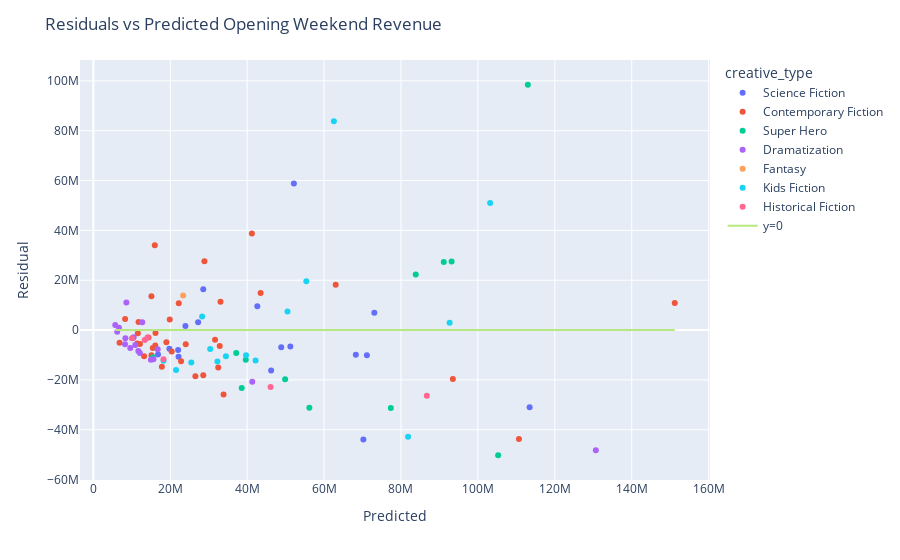

Notebook source saved alongside this figure:
### Code cell
# plot residuals
results_df["residual"] = results_df["actual"] - results_df["predicted"]

fig2 = px.scatter(results_df, x="predicted", y="residual", hover_name="title", color="creative_type")
fig2.add_trace(go.Scatter(x=results_df["predicted"], y=[0] * len(results_df), mode="lines", name="y=0"))
fig2.update_layout(title="Residuals vs Predicted Opening Weekend Revenue", xaxis_title="Predicted", yaxis_title="Residual")

### Figure 1 — Plotly figure (JSON) as saved in the notebook; plotly's stock layout.template omitted (floating-point values rounded to 4 significant figures)
{"data": [{"hovertemplate": "<b>%{hovertext}</b><br><br>creative_type=Science Fiction<br>predicted=%{x}<br>residual=%{y}<extra></extra>", "hovertext": ["M3GAN", "65", "Transformers: Rise of the Beasts", "Meg 2: The Trench", "The Creator", "The Hunger Games: The Ballad of Songbirds & Snakes", "Godzilla Minus One (ゴジラ最新作)", "Dune: Part Two", "Ghostbusters: Frozen Empire", "Godzilla x Kong: The New Empire", "Civil War", "Kingdom of the Planet of the Apes", "Furiosa: A Mad Max Saga", "The Watchers", "A Quiet Place: Day One", "Alien: Romulus", "Beetlejuice Beetlejuice"], "legendgroup": "Science Fiction", "marker": {"color": "#636efa", "symbol": "circle"}, "mode": "markers", "name": "Science Fiction", "orientation": "v", "showlegend": true, "type": "scatter", "x": [27250000.0, 19770000.0, 71130000.0, 46230000.0, 22050000.0, 51230000.0, 22160000.0, 113500000.0, 28580000.0, 73070000.0, 23950000.0, 68260000.0, 70220000.0, 16820000.0, 42640000.0, 48860000.0, 52150000.0], "xaxis": "x", "y": [3185000.0, -7443000.0, -10090000.0, -16230000.0, -7974000.0, -6622000.0, -10740000.0, -30950000.0, 16420000.0, 6936000.0, 1591000.0, -9855000.0, -43890000.0, -9819000.0, 9558000.0, -6858000.0, 58850000.0], "yaxis": "y"}, {"hovertemplate": "<b>%{hovertext}</b><br><br>creative_type=Contemporary Fiction<br>predicted=%{x}<br>residual=%{y}<extra></extra>", "hovertext": ["80 for Brady", "Knock at the Cabin", "Creed III", "Operation Fortune: Ruse de guerre", "Scream VI", "John Wick: Chapter 4", "Renfield", "Beau is Afraid", "Fast X", "The Machine", "No Hard Feelings", "Insidious: The Red Door", "Barbie", "Talk To Me", "Haunted Mansion", "Strays", "Expend4bles", "Saw X", "The Exorcist: Believer", "Five Nights at Freddy’s", "Thanksgiving", "American Fiction", "Anyone But You", "Mean Girls", "Argylle", "Imaginary", "Abigail", "Challengers", "The Fall Guy", "Tarot", "The Strangers: Chapter 1", "Bad Boys: Ride or Die", "Twisters", "It Ends With Us", "Speak No Evil"], "legendgroup": "Contemporary Fiction", "marker": {"color": "#EF553B", "symbol": "circle"}, "mode": "markers", "name": "Contemporary Fiction", "orientation": "v", "showlegend": true, "type": "scatter", "x": [8264000.0, 18990000.0, 43500000.0, 17820000.0, 33070000.0, 93490000.0, 26540000.0, 13200000.0, 110700000.0, 15110000.0, 11760000.0, 22210000.0, 151200000.0, 28590000.0, 19870000.0, 15450000.0, 33870000.0, 24030000.0, 32870000.0, 41230000.0, 22810000.0, 6821000.0, 11410000.0, 15100000.0, 32490000.0, 16110000.0, 11580000.0, 16160000.0, 31650000.0, 12120000.0, 20380000.0, 28890000.0, 63020000.0, 15980000.0, 14350000.0], "xaxis": "x", "y": [4438000.0, -4865000.0, 14870000.0, -14680000.0, 11380000.0, -19670000.0, -18510000.0, -10540000.0, -43660000.0, -10110000.0, 3240000.0, 10800000.0, 10830000.0, -18160000.0, 4212000.0, -7205000.0, -25830000.0, -5724000.0, -6373000.0, 38770000.0, -12500000.0, -5066000.0, -5408000.0, 13530000.0, -15010000.0, -6197000.0, -1278000.0, -1153000.0, -3906000.0, -5619000.0, -8551000.0, 27640000.0, 18230000.0, 34030000.0, -2949000.0], "yaxis": "y"}, {"hovertemplate": "<b>%{hovertext}</b><br><br>creative_type=Super Hero<br>predicted=%{x}<br>residual=%{y}<extra></extra>", "hovertext": ["Ant-Man and the Wasp: Quantumania", "Shazam! Fury of the Gods", "Guardians of the Galaxy Vol 3", "Spider-Man: Across the Spider-Verse", "The Flash", "Teenage Mutant Ninja Turtles: Mutant Mayhem", "Blue Beetle", "The Marvels", "Aquaman and the Lost Kingdom", "Madame Web", "Deadpool & Wolverine", "The Crow"], "legendgroup": "Super Hero", "marker": {"color": "#00cc96", "symbol": "circle"}, "mode": "markers", "name": "Super Hero", "orientation": "v", "showlegend": true, "type": "scatter", "x": [83830000.0, 49880000.0, 91120000.0, 93170000.0, 105300000.0, 37160000.0, 56170000.0, 77360000.0, 39640000.0, 38580000.0, 113000000.0, 15500000.0], "xaxis": "x", "y": [22280000.0, -19770000.0, 27290000.0, 27500000.0, -50220000.0, -9152000.0, -31140000.0, -31250000.0, -11950000.0, -23240000.0, 98440000.0, -10860000.0], "yaxis": "y"}, {"hovertemplate": "<b>%{hovertext}</b><br><br>creative_type=Dramatization<br>predicted=%{x}<br>residual=%{y}<extra></extra>", "hovertext": ["Jesus Revolution", "His Only Son", "The Pope’s Exorcist", "Big George Foreman: The Miraculous Story of the Once and Future Heavyweight Champion of the World", "Sound of Freedom", "Oppenheimer", "Dumb Money", "Priscilla", "Journey to Bethlehem", "Next Goal Wins", "Napoleon", "The Iron Claw", "Ferrari", "Cabrini", "Arthur the King", "Unsung Hero", "Sound of Hope: The Story of Possum Trot", "Reagan"], "legendgroup": "Dramatization", "marker": {"color": "#ab63fa", "symbol": "circle"}, "mode": "markers", "name": "Dramatization", "orientation": "v", "showlegend": true, "type": "scatter", "x": [12720000.0, 6211000.0, 16730000.0, 12100000.0, 8594000.0, 130700000.0, 11700000.0, 8335000.0, 9604000.0, 8230000.0, 41330000.0, 10900000.0, 15630000.0, 10310000.0, 10490000.0, 5699000.0, 14970000.0, 6671000.0], "xaxis": "x", "y": [3164000.0, -709600.0, -7728000.0, -9174000.0, 11090000.0, -48210000.0, -8377000.0, -3295000.0, -7204000.0, -5730000.0, -20690000.0, -6030000.0, -11700000.0, -3142000.0, -2858000.0, 2033000.0, -11890000.0, 979300.0], "yaxis": "y"}, {"hovertemplate": "<b>%{hovertext}</b><br><br>creative_type=Fantasy<br>predicted=%{x}<br>residual=%{y}<extra></extra>", "hovertext": ["Dungeons & Dragons: Honor Among Thieves"], "legendgroup": "Fantasy", "marker": {"color": "#FFA15A", "symbol": "circle"}, "mode": "markers", "name": "Fantasy", "orientation": "v", "showlegend": true, "type": "scatter", "x": [23350000.0], "xaxis": "x", "y": [13850000.0], "yaxis": "y"}, {"hovertemplate": "<b>%{hovertext}</b><br><br>creative_type=Kids Fiction<br>predicted=%{x}<br>residual=%{y}<extra></extra>", "hovertext": ["The Super Mario Bros. Movie", "The Little Mermaid", "Elemental", "Ruby Gillman, Teenage Kraken", "PAW Patrol: The Mighty Movie", "Trolls Band Together", "Wish", "Wonka", "Migration", "Kung Fu Panda 4", "IF", "The Garfield Movie", "Inside Out 2", "Despicable Me 4", "Harold and the Purple Crayon"], "legendgroup": "Kids Fiction", "marker": {"color": "#19d3f3", "symbol": "circle"}, "mode": "markers", "name": "Kids Fiction", "orientation": "v", "showlegend": true, "type": "scatter", "x": [62540000.0, 92650000.0, 39710000.0, 21510000.0, 30390000.0, 42190000.0, 32260000.0, 81840000.0, 25480000.0, 50490000.0, 28290000.0, 34480000.0, 103200000.0, 55390000.0, 18260000.0], "xaxis": "x", "y": [83820000.0, 2927000.0, -10110000.0, -16010000.0, -7623000.0, -12190000.0, -12570000.0, -42840000.0, -13020000.0, 7502000.0, 5423000.0, -10470000.0, 51020000.0, 19620000.0, -12260000.0], "yaxis": "y"}, {"hovertemplate": "<b>%{hovertext}</b><br><br>creative_type=Historical Fiction<br>predicted=%{x}<br>residual=%{y}<extra></extra>", "hovertext": ["Are You There God? It’s Me, Margaret", "Indiana Jones and the Dial of Destiny", "The Last Voyage of the Demeter", "Killers of the Flower Moon", "Horizon: An American Saga Chapter 1", "Fly Me to the Moon"], "legendgroup": "Historical Fiction", "marker": {"color": "#FF6692", "symbol": "circle"}, "mode": "markers", "name": "Historical Fiction", "orientation": "v", "showlegend": true, "type": "scatter", "x": [10050000.0, 86720000.0, 18240000.0, 46090000.0, 14080000.0, 13360000.0], "xaxis": "x", "y": [-3311000.0, -26350000.0, -11740000.0, -22830000.0, -3023000.0, -3932000.0], "yaxis": "y"}, {"mode": "lines", "name": "y=0", "type": "scatter", "x": [27250000.0, 8264000.0, 18990000.0, 83830000.0, 12720000.0, 43500000.0, 17820000.0, 33070000.0, 19770000.0, 49880000.0, 93490000.0, 23350000.0, 6211000.0, 62540000.0, 26540000.0, 16730000.0, 13200000.0, 12100000.0, 10050000.0, 91120000.0, 110700000.0, 92650000.0, 15110000.0, 93170000.0, 71130000.0, 105300000.0, 39710000.0, 11760000.0, 21510000.0, 86720000.0, 8594000.0, 22210000.0, 130700000.0, 151200000.0, 28590000.0, 19870000.0, 37160000.0, 46230000.0, 18240000.0, 56170000.0, 15450000.0, 11700000.0, 33870000.0, 22050000.0, 24030000.0, 30390000.0, 32870000.0, 46090000.0, 8335000.0, 41230000.0, 9604000.0, 77360000.0, 8230000.0, 51230000.0, 22810000.0, 42190000.0, 32260000.0, 41330000.0, 22160000.0, 6821000.0, 81840000.0, 25480000.0, 10900000.0, 39640000.0, 11410000.0, 15630000.0, 15100000.0, 32490000.0, 38580000.0, 113500000.0, 50490000.0, 16110000.0, 10310000.0, 10490000.0, 28580000.0, 73070000.0, 23950000.0, 11580000.0, 16160000.0, 5699000.0, 31650000.0, 12120000.0, 68260000.0, 28290000.0, 20380000.0, 70220000.0, 34480000.0, 16820000.0, 28890000.0, 103200000.0, 42640000.0, 14080000.0, 55390000.0, 14970000.0, 13360000.0, 63020000.0, 113000000.0, 18260000.0, 15980000.0, 48860000.0, 15500000.0, 6671000.0, 52150000.0, 14350000.0], "y": [0, 0, 0, 0, 0, 0, 0, 0, 0, 0, 0, 0, 0, 0, 0, 0, 0, 0, 0, 0, 0, 0, 0, 0, 0, 0, 0, 0, 0, 0, 0, 0, 0, 0, 0, 0, 0, 0, 0, 0, 0, 0, 0, 0, 0, 0, 0, 0, 0, 0, 0, 0, 0, 0, 0, 0, 0, 0, 0, 0, 0, 0, 0, 0, 0, 0, 0, 0, 0, 0, 0, 0, 0, 0, 0, 0, 0, 0, 0, 0, 0, 0, 0, 0, 0, 0, 0, 0, 0, 0, 0, 0, 0, 0, 0, 0, 0, 0, 0, 0, 0, 0, 0, 0]}], "layout": {"legend": {"title": {"text": "creative_type"}, "tracegroupgap": 0}, "margin": {"t": 60}, "title": {"text": "Residuals vs Predicted Opening Weekend Revenue"}, "xaxis": {"anchor": "y", "domain": [0, 1], "title": {"text": "Predicted"}}, "yaxis": {"anchor": "x", "domain": [0, 1], "title": {"text": "Residual"}}}}
